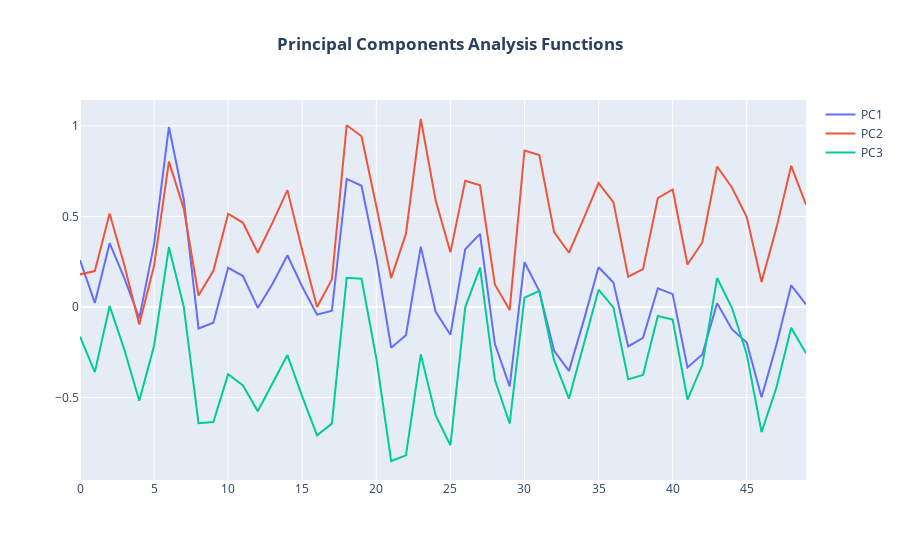

The cell this chart's notebook holds for it:
### Code cell
import plotly.graph_objects as go

# Plot of the 3 functions
fig = go.Figure()

# Add traces
fig.add_trace(go.Scatter(y=fPCA_analysis.f_pca[:50,0,0], mode='lines', name="PC1"))
fig.add_trace(go.Scatter(y=fPCA_analysis.f_pca[:50,0,1], mode='lines', name="PC2"))
fig.add_trace(go.Scatter(y=fPCA_analysis.f_pca[:50,0,2], mode='lines', name="PC3"))

fig.update_layout(
    title_text='<b>Principal Components Analysis Functions</b>', title_x=0.5,
)

fig.show()
